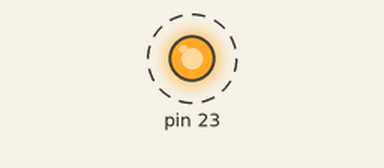
A sketch run on a simulated Arduino Uno, built with avr-gcc and run on an emulated ATmega328P. Shown: output pins drawn as LEDs (lit = HIGH). Dashed ring = blinking.

Above: at 0.5 s.
Timing chart, 0 to 4.6 s (numbered marks = the images above):
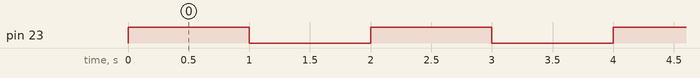

The sketch:

hw5.ino
```cpp
/*int digitalRead(uint8_t pin){
  uint8_t bit=digitalPinToBitMask(pin);
  uint8_t port=digitalPinToPort(pin);
  volatile uint8_t *out;

  if (port==NOT_A_PIN)return LOW;

  if(*portInputRegister(port)&bit)return HIGH;
  return LOW;
}*/

void setup(){
  DDRB=0x80;
}
void loop(){
  PORTB=0x80;
  delay(1000);
  PORTB=0x00;
  delay(1000);
}
```

Measured:
- by itself, pin 23: alternates HIGH for 1.0 s and LOW for 1.0 s
